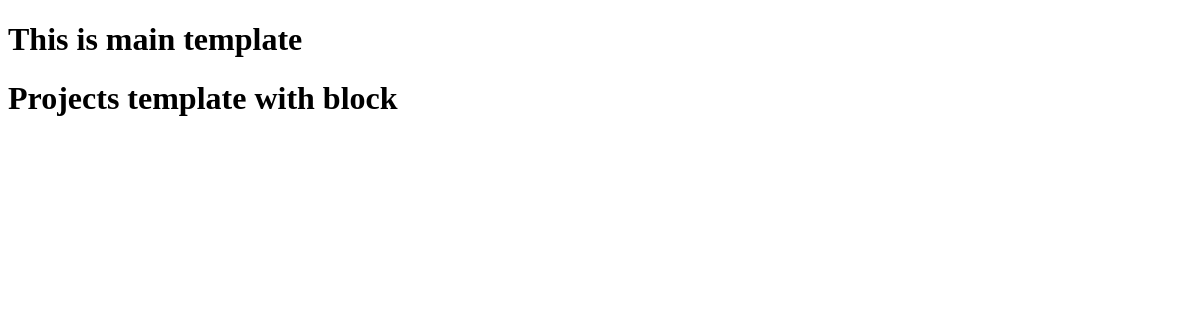
The page /projects/ on the database as committed earlier.
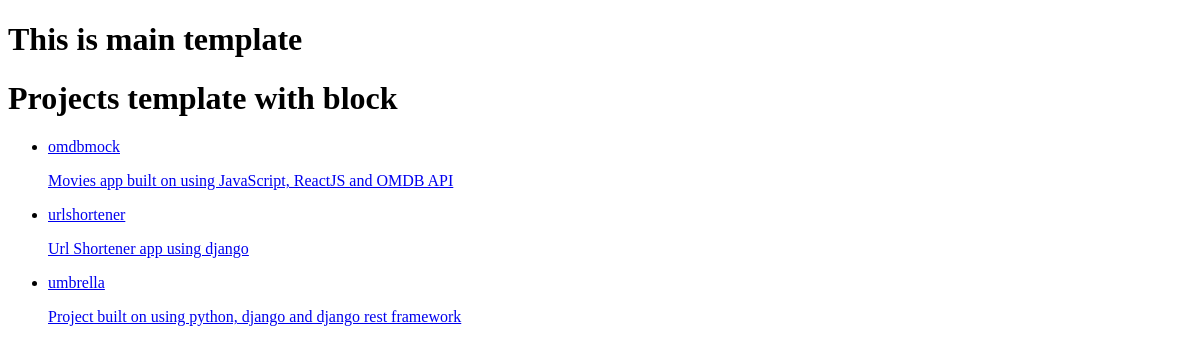
The same page on the database as committed later.
### projects/models.py (models this page shows)
class Project(models.Model):
    title = models.CharField(max_length=255)
    description = models.TextField(null=True, blank=True)
    demo_link = models.CharField(max_length=1023, null=True, blank=True)
    source_link = models.CharField(max_length=1023, null=True, blank=True)
    tags = models.ManyToManyField('Tag', blank=True)
    vote_total = models.IntegerField(default=0, null=True, blank=True)
    vote_ratio = models.IntegerField(default=0, null=True, blank=True)
    created = models.DateTimeField(auto_now_add=True)
    def __str__(self):
        return self.title

### projects/views.py (the view)
# urls.py: path('', views.projects, name='projects'),
def projects(request):
    projects = Project.objects.all()
    context = {'projects': projects}
    return render(request, 'projects/projects.html', context)

### projects/templates/projects/projects.html
{% extends 'main.html' %} {% block content %}
<h1>Projects template with block</h1>
<ul>
{% for project in projects %}
  <li><a href="{% url 'project' project.id %}">{{project}}</li>
    <p>{{ project.description }}</p>
{% endfor %}
</ul>
{% endblock content %}

### templates/main.html (shortened to what this page needs)
<!DOCTYPE html>
<html lang="en">
  <head>
  </head>
  <body>
    <h1>This is main template</h1>
    {% block content %}
    {% endblock content %}
  </body>
</html>

Rows that differ between the two databases and show on the page:
added Project: title "omdbmock", description "Movies app built on using JavaScript, ReactJS and OMDB API"
added Project: title "urlshortener", description "Url Shortener app using django"
added Project: title "umbrella", description "Project built on using python, django and django rest framework"
